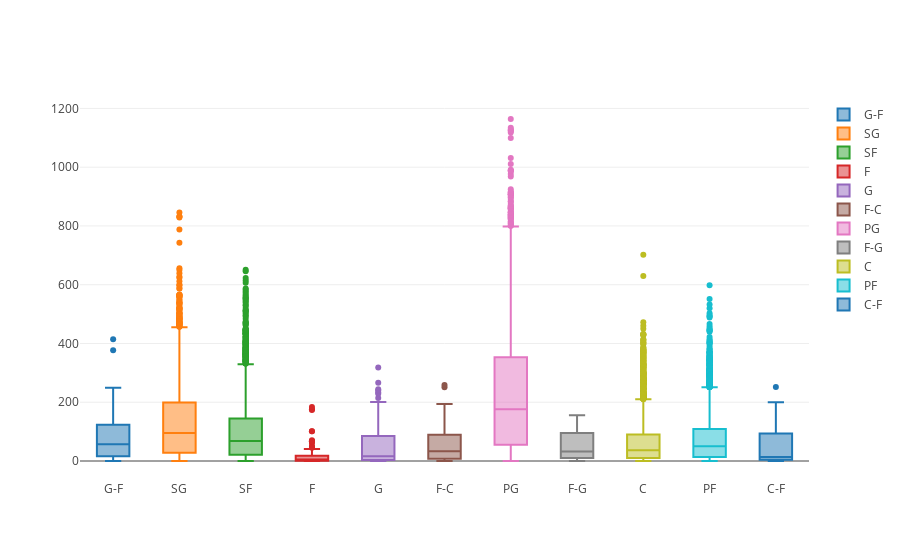

The notebook cell this image was saved under:
### Code cell
# Plotly. Распределение передач по типу игрока

data = []

player = seasons[['Pos', 'AST']]
positions = player['Pos'].unique()

for position in positions:
    data.append(
        go.Box( y=player[player.Pos==position].AST , 
                name=position)
    )
iplot(data, show_link = False)

### Figure 1 — Plotly figure (JSON) as saved in the notebook; plotly's stock layout.template omitted (floating-point values rounded to 4 significant figures; data arrays with more than 128 entries replaced by an {"elided": "..."} marker saying what was removed)
{"data": [{"name": "G-F", "type": "box", "uid": "34b02954-d312-11e8-b8db-8c8590586881", "y": [176, 2, 247, 76, 1, 1, 158, 226, 17, 102, 161, 132, 73, 65, 61, 55, 74, 114, 377, 174, 51, 203, 23, 64, 249, 189, 174, 46, 95, 2, 36, 1, 78, 121, 36, 107, 77, 19, 13, 42, 9, 16, 111, 69, 25, 143, 414, 37, 187, 57, 9, 29, 23, 16, 8, 16, 85, 133, 0, 7, 14, 19, 0, 9, 9]}, {"name": "SG", "type": "box", "uid": "34b02b18-d312-11e8-8324-8c8590586881", "y": {"elided": "4469 int values"}}, {"name": "SF", "type": "box", "uid": "34b02bd4-d312-11e8-8c24-8c8590586881", "y": {"elided": "4375 int values"}}, {"name": "F", "type": "box", "uid": "34b02c74-d312-11e8-ab25-8c8590586881", "y": [20, 0, 101, 37, 5, 6, 0, 3, 19, 51, 20, 4, 40, 101, 29, 67, 33, 6, 14, 16, 41, 38, 176, 3, 67, 12, 2, 1, 12, 174, 71, 4, 66, 23, 23, 48, 13, 34, 5, 16, 25, 184, 7, 9, 5, 8, 3, 2, 11, 1, 4, 1, 7, 5, 0, 1, 0, 3, 0, 21, 0, 3, 3, 61, 1, 1, 1, 7, 0, 0, 2, 0, 0, 1, 0, 8, 4, 6, 45, 6, 6, 4, 1, 1, 4, 1, 0, 4, 1, 0, 5, 3, 40, 0, 0, 2, 1, 1, 7, 3, 0, 1, 10, 0, 6, 9, 1, 1, 0, 2, 6]}, {"name": "G", "type": "box", "uid": "34b02d00-d312-11e8-a831-8c8590586881", "y": [233, 36, 189, 179, 109, 148, 71, 67, 155, 38, 55, 10, 91, 131, 68, 69, 15, 200, 93, 68, 63, 28, 201, 240, 90, 1, 2, 7, 52, 18, 64, 27, 17, 99, 24, 2, 8, 90, 85, 2, 229, 143, 18, 214, 107, 49, 1, 318, 1, 266, 22, 38, 19, 195, 47, 244, 82, 119, 115, 2, 8, 100, 127, 8, 142, 181, 101, 1, 0, 12, 9, 5, 0, 15, 35, 4, 6, 5, 56, 2, 3, 2, 7, 7, 2, 6, 115, 1, 1, 3, 0, 4, 2, 4, 30, 0, 44, 2, 14, 19, 9, 11, 6, 3, 0, 7, 66, 12, 6, 1, 4, 0, 1, 4, 15, 1, 0, 3, 2, 17, 6, 12, 28, 9, 0, 2]}, {"name": "F-C", "type": "box", "uid": "34b02d82-d312-11e8-aea0-8c8590586881", "y": [75, 88, 40, 92, 16, 8, 15, 5, 65, 108, 42, 17, 24, 7, 56, 1, 36, 108, 37, 129, 124, 7, 1, 87, 99, 194, 11, 25, 60, 259, 19, 188, 142, 7, 105, 16, 63, 8, 180, 17, 8, 56, 33, 32, 251, 179, 9, 108, 36, 7, 32, 22, 84, 66, 0, 3, 0, 0, 2, 0, 1]}, {"name": "PG", "type": "box", "uid": "34b02e06-d312-11e8-bdbe-8c8590586881", "y": {"elided": "4227 int values"}}, {"name": "F-G", "type": "box", "uid": "34b02e90-d312-11e8-a735-8c8590586881", "y": [137, 1, 88, 64, 22, 127, 95, 126, 3, 85, 10, 60, 121, 130, 156, 18, 7, 132, 41, 33, 10, 8, 48, 40, 14, 147, 23, 21, 78, 21, 16, 32, 107, 72, 95, 2, 6, 121, 12, 35, 23, 15, 12, 2, 115, 7, 4, 0, 4]}, {"name": "C", "type": "box", "uid": "34b02f12-d312-11e8-b9e9-8c8590586881", "y": {"elided": "4416 int values"}}, {"name": "PF", "type": "box", "uid": "34b02f94-d312-11e8-b05e-8c8590586881", "y": {"elided": "4576 int values"}}, {"name": "C-F", "type": "box", "uid": "34b0300c-d312-11e8-934c-8c8590586881", "y": [98, 100, 200, 75, 17, 1, 11, 4, 57, 16, 102, 94, 90, 4, 9, 252, 117, 0, 4, 72, 9, 3, 2, 5, 4, 2]}, {"name": "nan", "type": "box", "uid": "34b0308c-d312-11e8-9383-8c8590586881", "y": []}], "layout": {}}
